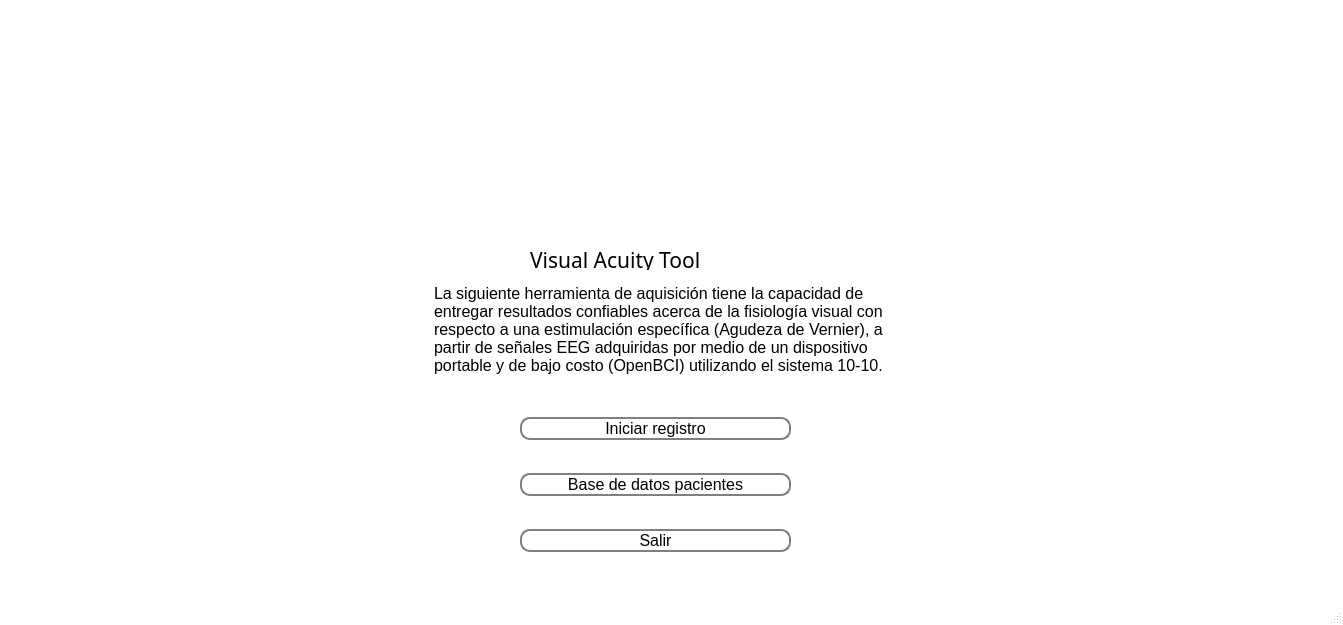
<?xml version="1.0" encoding="UTF-8"?>
<ui version="4.0">
 <class>MainWindow</class>
 <widget class="QMainWindow" name="MainWindow">
  <property name="geometry">
   <rect>
    <x>0</x>
    <y>0</y>
    <width>1343</width>
    <height>625</height>
   </rect>
  </property>
  <property name="palette">
   <palette>
    <active>
     <colorrole role="Base">
      <brush brushstyle="SolidPattern">
       <color alpha="255">
        <red>255</red>
        <green>255</green>
        <blue>255</blue>
       </color>
      </brush>
     </colorrole>
     <colorrole role="Window">
      <brush brushstyle="SolidPattern">
       <color alpha="255">
        <red>255</red>
        <green>255</green>
        <blue>255</blue>
       </color>
      </brush>
     </colorrole>
    </active>
    <inactive>
     <colorrole role="Base">
      <brush brushstyle="SolidPattern">
       <color alpha="255">
        <red>255</red>
        <green>255</green>
        <blue>255</blue>
       </color>
      </brush>
     </colorrole>
     <colorrole role="Window">
      <brush brushstyle="SolidPattern">
       <color alpha="255">
        <red>255</red>
        <green>255</green>
        <blue>255</blue>
       </color>
      </brush>
     </colorrole>
    </inactive>
    <disabled>
     <colorrole role="Base">
      <brush brushstyle="SolidPattern">
       <color alpha="255">
        <red>255</red>
        <green>255</green>
        <blue>255</blue>
       </color>
      </brush>
     </colorrole>
     <colorrole role="Window">
      <brush brushstyle="SolidPattern">
       <color alpha="255">
        <red>255</red>
        <green>255</green>
        <blue>255</blue>
       </color>
      </brush>
     </colorrole>
    </disabled>
   </palette>
  </property>
  <property name="windowTitle">
   <string>MainWindow</string>
  </property>
  <widget class="QWidget" name="centralwidget">
   <widget class="QScrollArea" name="Inicio">
    <property name="geometry">
     <rect>
      <x>0</x>
      <y>0</y>
      <width>1341</width>
      <height>651</height>
     </rect>
    </property>
    <property name="palette">
     <palette>
      <active>
       <colorrole role="Midlight">
        <brush brushstyle="SolidPattern">
         <color alpha="255">
          <red>255</red>
          <green>255</green>
          <blue>255</blue>
         </color>
        </brush>
       </colorrole>
       <colorrole role="Base">
        <brush brushstyle="SolidPattern">
         <color alpha="255">
          <red>255</red>
          <green>255</green>
          <blue>255</blue>
         </color>
        </brush>
       </colorrole>
       <colorrole role="Window">
        <brush brushstyle="SolidPattern">
         <color alpha="255">
          <red>255</red>
          <green>255</green>
          <blue>255</blue>
         </color>
        </brush>
       </colorrole>
      </active>
      <inactive>
       <colorrole role="Midlight">
        <brush brushstyle="SolidPattern">
         <color alpha="255">
          <red>255</red>
          <green>255</green>
          <blue>255</blue>
         </color>
        </brush>
       </colorrole>
       <colorrole role="Base">
        <brush brushstyle="SolidPattern">
         <color alpha="255">
          <red>255</red>
          <green>255</green>
          <blue>255</blue>
         </color>
        </brush>
       </colorrole>
       <colorrole role="Window">
        <brush brushstyle="SolidPattern">
         <color alpha="255">
          <red>255</red>
          <green>255</green>
          <blue>255</blue>
         </color>
        </brush>
       </colorrole>
      </inactive>
      <disabled>
       <colorrole role="Midlight">
        <brush brushstyle="SolidPattern">
         <color alpha="255">
          <red>255</red>
          <green>255</green>
          <blue>255</blue>
         </color>
        </brush>
       </colorrole>
       <colorrole role="Base">
        <brush brushstyle="SolidPattern">
         <color alpha="255">
          <red>255</red>
          <green>255</green>
          <blue>255</blue>
         </color>
        </brush>
       </colorrole>
       <colorrole role="Window">
        <brush brushstyle="SolidPattern">
         <color alpha="255">
          <red>255</red>
          <green>255</green>
          <blue>255</blue>
         </color>
        </brush>
       </colorrole>
      </disabled>
     </palette>
    </property>
    <property name="frameShape">
     <enum>QFrame::NoFrame</enum>
    </property>
    <property name="widgetResizable">
     <bool>true</bool>
    </property>
    <widget class="QWidget" name="scrollAreaWidgetContents">
     <property name="geometry">
      <rect>
       <x>0</x>
       <y>0</y>
       <width>1341</width>
       <height>651</height>
      </rect>
     </property>
     <widget class="QLabel" name="nameLogo">
      <property name="geometry">
       <rect>
        <x>530</x>
        <y>250</y>
        <width>301</width>
        <height>20</height>
       </rect>
      </property>
      <property name="font">
       <font>
        <family>OCR A Extended</family>
        <pointsize>16</pointsize>
       </font>
      </property>
      <property name="text">
       <string>Visual Acuity Tool</string>
      </property>
     </widget>
     <widget class="QLabel" name="logo">
      <property name="geometry">
       <rect>
        <x>470</x>
        <y>10</y>
        <width>371</width>
        <height>241</height>
       </rect>
      </property>
      <property name="text">
       <string/>
      </property>
     </widget>
     <widget class="QTextEdit" name="description">
      <property name="enabled">
       <bool>true</bool>
      </property>
      <property name="geometry">
       <rect>
        <x>430</x>
        <y>280</y>
        <width>481</width>
        <height>101</height>
       </rect>
      </property>
      <property name="inputMethodHints">
       <set>Qt::ImhMultiLine</set>
      </property>
      <property name="frameShape">
       <enum>QFrame::NoFrame</enum>
      </property>
      <property name="lineWidth">
       <number>1</number>
      </property>
      <property name="html">
       <string>&lt;!DOCTYPE HTML PUBLIC &quot;-//W3C//DTD HTML 4.0//EN&quot; &quot;http://www.w3.org/TR/REC-html40/strict.dtd&quot;&gt;
&lt;html&gt;&lt;head&gt;&lt;meta name=&quot;qrichtext&quot; content=&quot;1&quot; /&gt;&lt;style type=&quot;text/css&quot;&gt;
p, li { white-space: pre-wrap; }
&lt;/style&gt;&lt;/head&gt;&lt;body style=&quot; font-family:'MS Shell Dlg 2'; font-size:8.25pt; font-weight:400; font-style:normal;&quot;&gt;
&lt;p style=&quot; margin-top:0px; margin-bottom:0px; margin-left:0px; margin-right:0px; -qt-block-indent:0; text-indent:0px;&quot;&gt;&lt;span style=&quot; font-size:12pt;&quot;&gt;La siguiente herramienta de aquisición tiene la capacidad de entregar resultados confiables acerca de la fisiología visual con respecto a una estimulación específica (Agudeza de Vernier), a partir de señales EEG adquiridas por medio de un dispositivo portable y de bajo costo (OpenBCI) utilizando el sistema 10-10.  &lt;/span&gt;&lt;/p&gt;&lt;/body&gt;&lt;/html&gt;</string>
      </property>
     </widget>
     <widget class="QWidget" name="verticalLayoutWidget">
      <property name="geometry">
       <rect>
        <x>520</x>
        <y>390</y>
        <width>271</width>
        <height>191</height>
       </rect>
      </property>
      <layout class="QVBoxLayout" name="verticalLayout">
       <item>
        <widget class="QPushButton" name="startRegistration">
         <property name="minimumSize">
          <size>
           <width>0</width>
           <height>0</height>
          </size>
         </property>
         <property name="font">
          <font>
           <pointsize>12</pointsize>
          </font>
         </property>
         <property name="toolTip">
          <string>&lt;html&gt;&lt;head/&gt;&lt;body&gt;&lt;p&gt;Permite agregar un nuevo sujeto y realizar el registro.&lt;/p&gt;&lt;/body&gt;&lt;/html&gt;</string>
         </property>
         <property name="styleSheet">
          <string notr="true">QPushButton {
    border: 2px solid gray;
    border-radius: 10px;
    padding: 0 8px;
    background: rgb(255, 255, 255);
    selection-background-color: darkgray;
    }

QPushButton:hover {
    border: 2px solid gray;
    border-radius: 10px;
    padding: 0 8px;
    background: rgb(222, 222, 222);
    selection-background-color: darkgray;
    }

QPushButton:pressed {
    border: 2px solid gray;
    border-radius: 10px;
    padding: 0 8px;
    background:rgb(176, 176, 176);
    selection-background-color: darkgray;
    }
</string>
         </property>
         <property name="text">
          <string>Iniciar registro</string>
         </property>
         <property name="autoDefault">
          <bool>false</bool>
         </property>
        </widget>
       </item>
       <item>
        <widget class="QPushButton" name="patientData">
         <property name="font">
          <font>
           <pointsize>12</pointsize>
          </font>
         </property>
         <property name="toolTip">
          <string>&lt;html&gt;&lt;head/&gt;&lt;body&gt;&lt;p&gt;Permite visualizar los sujetos en la base de datos.&lt;/p&gt;&lt;/body&gt;&lt;/html&gt;</string>
         </property>
         <property name="styleSheet">
          <string notr="true">QPushButton {
    border: 2px solid gray;
    border-radius: 10px;
    padding: 0 8px;
    background: rgb(255, 255, 255);
    selection-background-color: darkgray;
    }

QPushButton:hover {
    border: 2px solid gray;
    border-radius: 10px;
    padding: 0 8px;
    background: rgb(222, 222, 222);
    selection-background-color: darkgray;
    }

QPushButton:pressed {
    border: 2px solid gray;
    border-radius: 10px;
    padding: 0 8px;
    background:rgb(176, 176, 176);
    selection-background-color: darkgray;
    }
</string>
         </property>
         <property name="text">
          <string>Base de datos pacientes</string>
         </property>
        </widget>
       </item>
       <item>
        <widget class="QPushButton" name="exit">
         <property name="font">
          <font>
           <pointsize>12</pointsize>
          </font>
         </property>
         <property name="toolTip">
          <string>&lt;html&gt;&lt;head/&gt;&lt;body&gt;&lt;p&gt;Salir del programa.&lt;/p&gt;&lt;/body&gt;&lt;/html&gt;</string>
         </property>
         <property name="styleSheet">
          <string notr="true">QPushButton {
    border: 2px solid gray;
    border-radius: 10px;
    padding: 0 8px;
    background: rgb(255, 255, 255);
    selection-background-color: darkgray;
    }

QPushButton:hover {
    border: 2px solid gray;
    border-radius: 10px;
    padding: 0 8px;
    background: rgb(222, 222, 222);
    selection-background-color: darkgray;
    }

QPushButton:pressed {
    border: 2px solid gray;
    border-radius: 10px;
    padding: 0 8px;
    background:rgb(176, 176, 176);
    selection-background-color: darkgray;
    }
</string>
         </property>
         <property name="text">
          <string>Salir</string>
         </property>
        </widget>
       </item>
      </layout>
     </widget>
    </widget>
   </widget>
  </widget>
  <widget class="QMenuBar" name="menubar">
   <property name="geometry">
    <rect>
     <x>0</x>
     <y>0</y>
     <width>1343</width>
     <height>21</height>
    </rect>
   </property>
  </widget>
  <widget class="QStatusBar" name="statusbar"/>
 </widget>
 <resources/>
 <connections/>
</ui>
